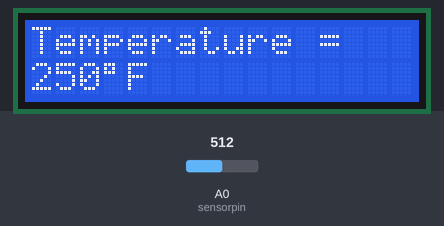
Bench run of a sketch on a simulated Arduino Uno, built with avr-gcc and run on an emulated ATmega328P. Shown: 16×2 character LCD. Inputs (shaded band) come from the test bench; at power-on: A0 (sensorpin) = 512.

Above: at 1.2 s.
1.3 s: A0 (sensorpin) set to 222
At 1.9 s:
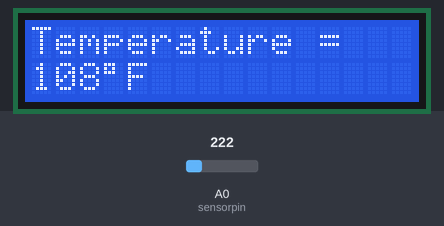
2.8 s: A0 (sensorpin) set to 195
At 3.1 s:
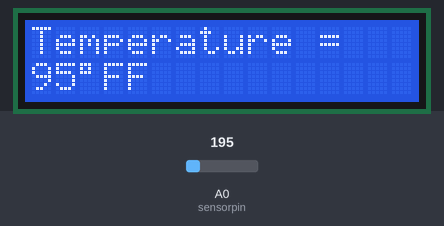
4.3 s: A0 (sensorpin) set to 22
At 5.4 s:
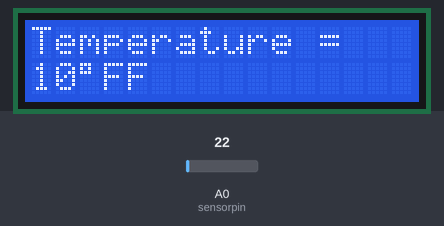
5.8 s: A0 (sensorpin) set to 19
At 6.5 s:
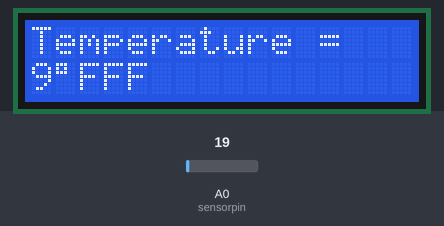
Timing chart, 0 to 8.3 s (numbered marks = the images above; inputs shaded):
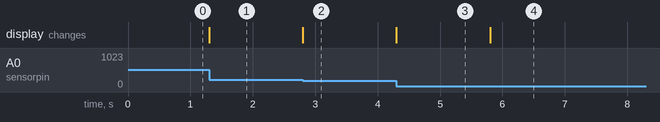

Measured:
- the behaviour switches between 205 and 204 on A0 (sensorpin) (found by bisection; images 1 and 2)
- the behaviour switches between 21 and 20 on A0 (sensorpin) (found by bisection; images 3 and 4)
- after the input at 1.3 s, the display: changes at once (image 1)
- after the input at 2.8 s, the display: changes at once (image 2)
- after the input at 4.3 s, the display: changes at once (image 3)
- after the input at 5.8 s, the display: changes at once (image 4)

The sketch:

DigitalThermometer.ino
```cpp
#include <LiquidCrystal.h>
int sensorpin = A0;
int temperature = 0;
LiquidCrystal lcd(12, 11, 5, 4, 3, 2);
void setup() {
pinMode (sensorpin, INPUT);
lcd.begin(16, 2);
lcd.print("Temperature = ");
}
void loop() {
temperature = analogRead(sensorpin);
temperature = temperature*0.48875855;
lcd.setCursor(0, 1);
lcd.print(temperature);
lcd.print((char)223);
lcd.print("F");
}
```
